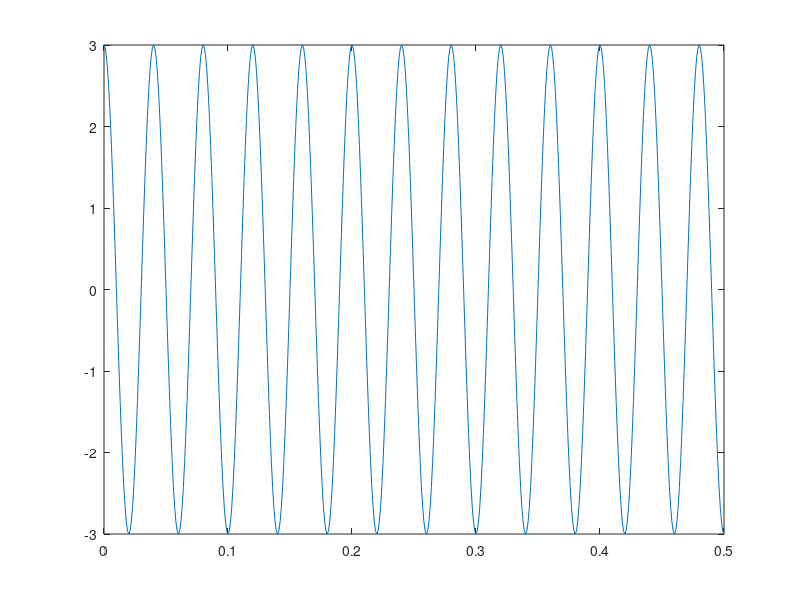

The MATLAB script that drew this image: (Note: this script raises an error after producing the figure.)
close all;
clear; clc;

f = 25;
fd = f * 40;
td = 1/fd;
tend = 0.5;
phase = 0;
a = 3;
t = 0:td:tend;
s = a*cos(2*pi*f*t+phase);
figure;
plot(t,s);

fmod = 50;
mod_ph = pmmod(s, fmod, fd, pi/8);
figure;
plot(t, mod_ph);
figure;
plot(abs(fft(mod_ph, 1024)));

demod_ph = pmdemod(mod_ph, fmod, fd, pi/8);
figure;
plot(t, demod_ph);
figure;
plot(abs(fft(demod_ph, 1024)));

fmod = 50;
mod_f = fmmod(s, fmod, fd, 10);
figure;
plot(t, mod_f);
figure;
plot(abs(fft(mod_f, 1024)));

demod_f = fmdemod(mod_f, fmod, fd, 10);
figure;
plot(t, demod_f);
figure;
plot(abs(fft(demod_f, 1024)));